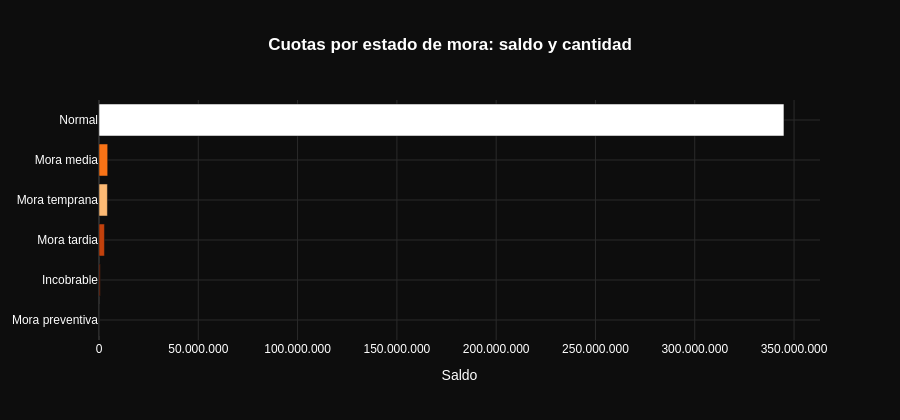

The cell this chart's notebook holds for it:
### Code cell
orden_mora = cuotas["Estado de mora"].value_counts()
monto_mora = cuotas.groupby("Estado de mora")["Cuota - Saldo"].sum().reindex(orden_mora.index).sort_values()
cantidad_mora = orden_mora.reindex(monto_mora.index)

colores_mora = {
    "Normal": BLANCO, "Mora temprana": NARANJA_CLARO, "Mora media": NARANJA,
    "Mora tardia": NARANJA_OSCURO, "Incobrable": "#7C2D12", "Mora preventiva": GRIS,
}
cols2 = [colores_mora.get(e, GRIS) for e in monto_mora.index]

fig = go.Figure(go.Bar(
    x=monto_mora.values, y=monto_mora.index, orientation="h", marker_color=cols2,
    customdata=cantidad_mora.values,
    hovertemplate="<b>%{y}</b><br>Saldo: %{x:,.0f}<br>Cantidad: %{customdata} cuotas<extra></extra>",
))
tema_oscuro(fig, height=420, title=dict(text="Cuotas por estado de mora: saldo y cantidad"))
fig.update_xaxes(title_text="Saldo", tickformat=",.0f")
fig.show()

### Figure 1 — Plotly figure (JSON) as saved in the notebook; plotly's stock layout.template omitted (floating-point values rounded to 4 significant figures)
{"data": [{"customdata": [195, 15, 117, 103, 105, 614], "hovertemplate": "<b>%{y}</b><br>Saldo: %{x:,.0f}<br>Cantidad: %{customdata} cuotas<extra></extra>", "marker": {"color": ["#9CA3AF", "#7C2D12", "#C2410C", "#FDBA74", "#F97316", "#FFFFFF"]}, "orientation": "h", "type": "bar", "x": [0.0, 646500.0, 2741000.0, 4236000.0, 4369000.0, 344900000.0], "y": ["Mora preventiva", "Incobrable", "Mora tardia", "Mora temprana", "Mora media", "Normal"]}], "layout": {"font": {"color": "#FFFFFF", "family": "Arial"}, "height": 420, "legend": {"bgcolor": "#0D0D0D", "font": {"color": "#FFFFFF"}}, "paper_bgcolor": "#0D0D0D", "plot_bgcolor": "#0D0D0D", "separators": ",.", "title": {"font": {"color": "#FFFFFF", "family": "Arial"}, "text": "<b>Cuotas por estado de mora: saldo y cantidad</b>", "x": 0.5}, "xaxis": {"color": "#FFFFFF", "gridcolor": "#2B2B2B", "tickformat": ",.0f", "title": {"text": "Saldo"}, "zerolinecolor": "#2B2B2B"}, "yaxis": {"color": "#FFFFFF", "gridcolor": "#2B2B2B", "zerolinecolor": "#2B2B2B"}}}
